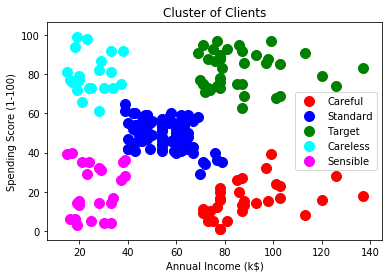

Python code for this plot:
#Hierarchical Clustering

#Importing the libraries
import numpy as np
import pandas as pd
import matplotlib.pyplot as plt

#Importing the mall dataset
dataset = pd.read_csv('Mall_Customers.csv')
X = dataset.iloc[:, [3,4]].values

# Using dendrogram to find optimal number of clusters
import scipy.cluster.hierarchy as sch
dendogram = sch.dendrogram(sch.linkage(X, method = 'ward')) #ward to minimize variance 
plt.title("Dendrogram")
plt.xlabel('Customers')
plt.ylabel('Euclidean  distance')
plt.show() 

# Fitting hierarchical clustering to the mall dataset
from sklearn.cluster import AgglomerativeClustering
hc = AgglomerativeClustering(n_clusters=5, affinity = 'euclidean', linkage = 'ward')
y_hc = hc.fit_predict(X)

#Visualising the clusters 
plt.scatter(X[y_hc == 0, 0], X[y_hc == 0, 1], s = 100, c = 'red', label = 'Careful')
plt.scatter(X[y_hc == 1, 0], X[y_hc == 1, 1], s = 100, c = 'blue', label = 'Standard')
plt.scatter(X[y_hc == 2, 0], X[y_hc == 2, 1], s = 100, c = 'green', label = 'Target')
plt.scatter(X[y_hc == 3, 0], X[y_hc == 3, 1], s = 100, c = 'cyan', label = 'Careless')
plt.scatter(X[y_hc == 4, 0], X[y_hc == 4, 1], s = 100, c = 'magenta', label = 'Sensible')
plt.title('Cluster of Clients')
plt.xlabel('Annual Income (k$)')
plt.ylabel('Spending Score (1-100)')
plt.legend(loc="best")
plt.show()
